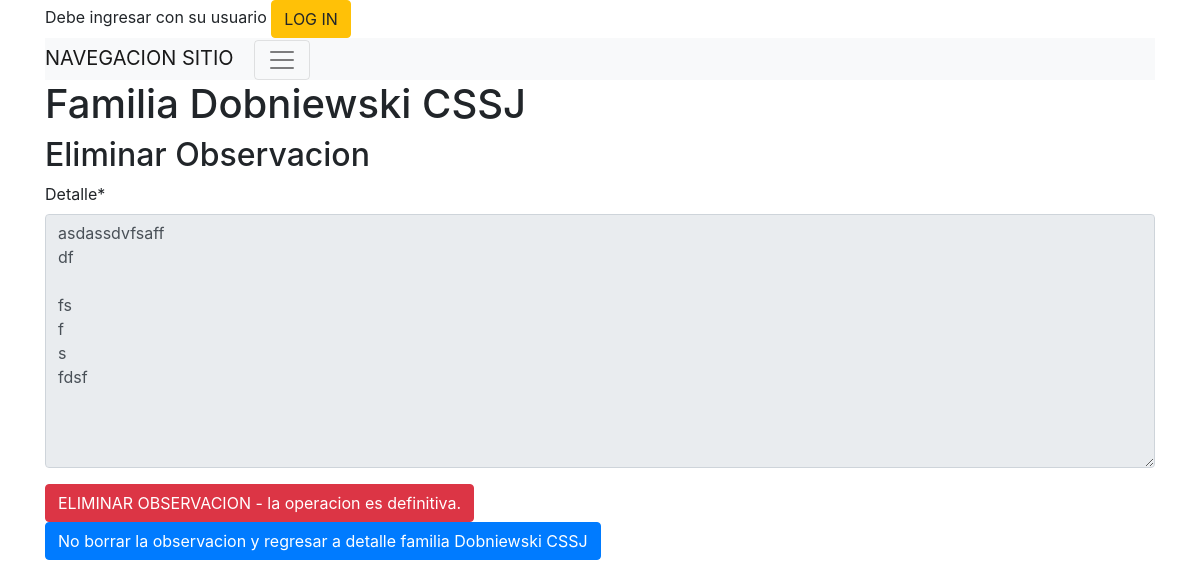
The page /socios/observacion/borrar/5 on the database its author committed.
### socios/models.py (models this page shows, shortened)
class Familia(models.Model):
    familia_crm_id = models.CharField(max_length=50,unique=True)
    crm_id = models.IntegerField(unique=True,null=True) # unique=True
    direccion_calle = models.CharField(max_length=50,blank=True)
    direccion_numero = models.CharField(max_length=50,blank=True)
    direccion_depto = models.CharField(max_length=50,blank=True)
    direccion_localidad = models.CharField(max_length=50,blank=True)
    direccion_provincia = models.CharField(max_length=50,blank=True)
    contacto = models.CharField(max_length=200,blank=True)
    eliminado = models.BooleanField(default=False)
    creado = models.DateTimeField('creado',auto_now_add=True)
    actualizado = models.DateTimeField('actualizado',auto_now=True)
    class Meta:
        permissions = (
                       ( "familia_crear","Agregar nueva familia"),
                       ( "familia_editar","Editar familia"),
                       ( "familia_borrar","Eliminar familia"),
                       ( "familia_ver","Ver informacion de familia" ),
                      )

class Observaciones(models.Model):
    detalle = models.CharField(max_length=400)
    familia = models.ForeignKey(Familia, on_delete=models.CASCADE,blank=True, null=True)
    creado = models.DateTimeField('creado',auto_now_add=True)
    actualizado = models.DateTimeField('actualizado',auto_now=True)
    class Meta:
        permissions = (
                       ( "familia_obs_crear","Agregar nueva observacion a una familia"),
                       ( "familia_obs_editar","Editar una observacion"),
                       ( "familia_obs_borrar","Eliminar una observacion"),
                       ( "familia_obs_ver","Ver una observacion" ),
                      )

### socios/views.py (the view)
# urls.py: path('observacion/borrar/<int:observacion_id>', views.observacion_borrar, name='observacion_borrar'),
def observacion_borrar(request, observacion_id):
    func = inspect.currentframe().f_back.f_code
    logger.debug(" %s: %s in %s:%i" % (
        'init ',
        func.co_name,
        func.co_filename,
        func.co_firstlineno
    ))
    logger.debug("Observacion borrar  {}".format(observacion_id))
    observacion = Observaciones.objects.get(pk=observacion_id)
    familia_socios = Familia.objects.get(pk=observacion.familia.id)
    if request.method == "POST":
        form = ObservacionForm(request.POST, instance=observacion)
        observacion.delete()
        logger.debug("CAMINO 1 borrar observacion {} - familia {}".format(observacion.id,familia_socios.id))
        return redirect('socios:familia_detalle', familia_id=familia_socios.id)
    else:
        logger.debug("CAMINO 2 borrar socio {} - familia {}".format(observacion.id,familia_socios.id))
        form = ObservacionForm(instance=observacion)
        form.fields['detalle'].disabled = True
        form.fields['familia'].disabled = True
        form.fields['familia'].widget = forms.HiddenInput()
        logger.debug("From:{}".format(form))
    logger.debug("Observacion borrar END")
    return render(request, 'socios/observacion_borrar.html', {'form': form, "familia": familia_socios })

### socios/forms.py
class ObservacionForm(forms.ModelForm):
    detalle = forms.CharField(widget=forms.Textarea(
        attrs={'class': 'form-control'}))
    class Meta:
        model = Observaciones
        fields = ('detalle', 'familia')

### socios/templates/socios/observacion_borrar.html
{% extends "base_site.html" %}
{% block content %}
{% load crispy_forms_tags %}
<h1>Familia {{ familia.familia_crm_id }}</h1>
<h2>Eliminar Observacion</h2>
<div class="post" >
<form method="POST" class="post-form">{% csrf_token %}
  {{ form|crispy }}
<button type="submit" class="btn btn-danger" type="submit" class="save btn btn-default">ELIMINAR OBSERVACION - la operacion es definitiva.</button>
</form>
</div>
<a type="button" class="btn btn-primary" href="/socios/familia/{{ familia.id }}">No borrar la observacion y regresar a detalle familia {{ familia.familia_crm_id }}</a>
{% endblock content %}

### rows shown on the page
Familia: familia_crm_id "Dobniewski CSSJ"
Observaciones: detalle "asdassdvfsaff df fs f s fdsf"
